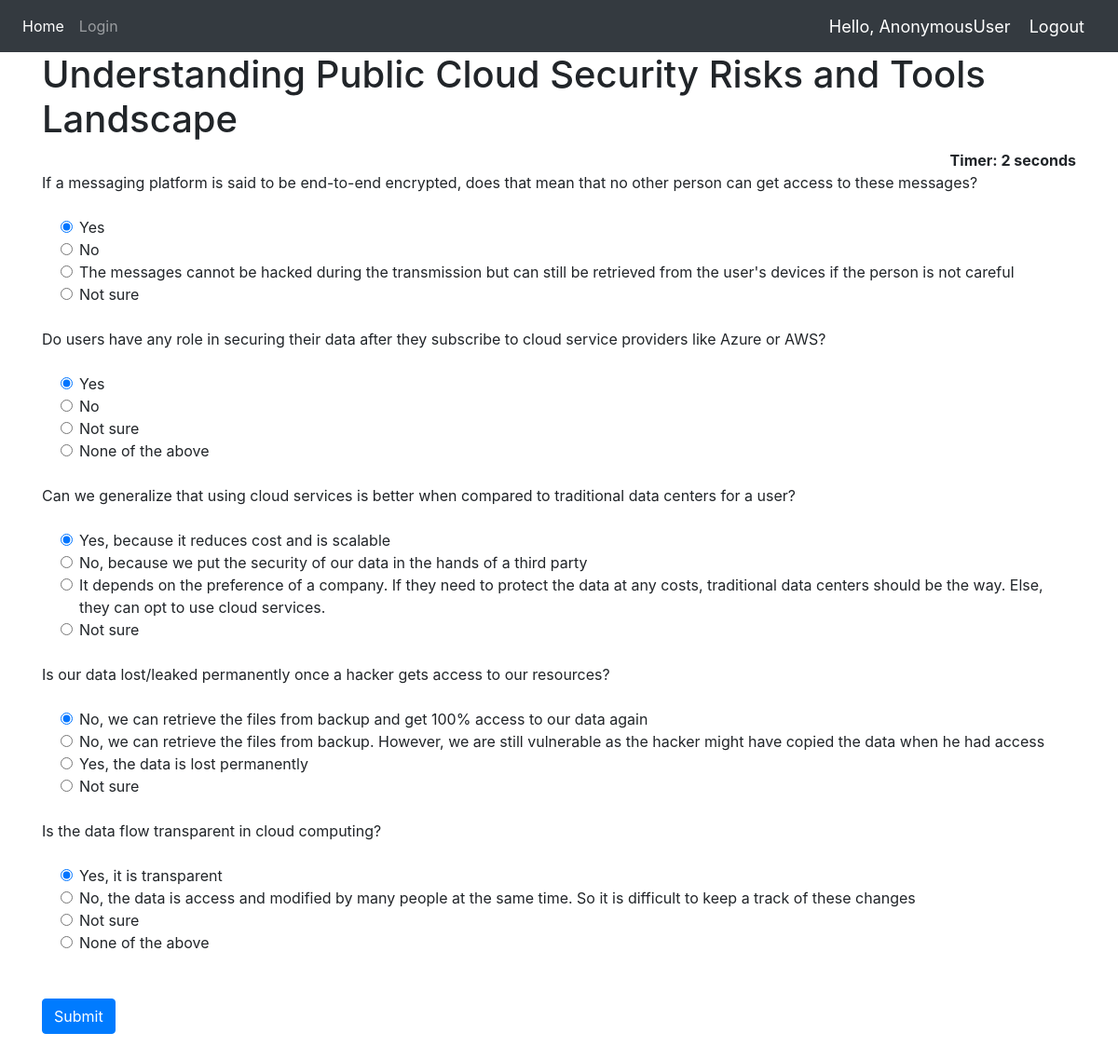
The app's page /quiz/ with its own data.
### Quiz/models.py (models this page shows, shortened)
class QuesModel(models.Model):
    question = models.CharField(max_length=200,null=True)
    op1 = models.CharField(max_length=200,null=True)
    op2 = models.CharField(max_length=200,null=True)
    op3 = models.CharField(max_length=200,null=True)
    op4 = models.CharField(max_length=200,null=True)
    ans = models.CharField(max_length=200,null=True)
    reference = models.URLField(max_length=200,null=True, blank=True)
    category = models.CharField(max_length=200,null=True)

### Quiz/views.py (the view)
# urls.py: path('quiz/',quizPage,name = 'quiz'),
def quizPage(request):
    if request.method == 'POST':
        questions=QuesModel.objects.all()
        score=0
        wrong=0
        correct=0
        total=0
        qn = 1
        dev = 0
        sec = 0
        secn = 0
        devn = 0
        references = []
        correctl = []
        for q in questions:
            total+=1
            if q.ans ==  request.POST.get(q.question):
                score+=10
                correct+=1
                correctl.append({'question_number':qn,'right':'Correct','ans':q.ans})
                if(q.category == 'Security'):
                  sec += 1
                else:
                  dev += 1
            else:
                wrong+=1
                correctl.append({'question_number':qn,'right':'Incorrect','ans':q.ans})
            references.append({'question_number':qn,'reference':q.reference})
            qn+=1
        percent = score/(total*10) *100
        secn = sec/total*360
        devn = dev/total*360
        result = ResultModel.objects.create(user = request.user, score = score)
        result.save()
        data = ResultModel.objects.all()
        context = {
            'score':score,
            'time': request.POST.get('timer'),
            'date': request.POST.get('date'),
            'correct':correct,
            'wrong':wrong,
            'percent':percent,
            'total':total,
            'references' : references,
            'correctl' : correctl,
            'sec' : sec,
            'dev' : dev,
            'secn' : secn,
            'devn' : devn,
            'data' : data
        }
        return render(request,'Quiz/result.html',context)
    else:
        questions=QuesModel.objects.all()
        context = {
            'questions':questions
        }
        return render(request,'Quiz/home.html',context)

### Quiz/templates/Quiz/home.html (shortened to what this page needs)
{% extends 'Quiz/dependencies.html' %}
{% block content %}
{% load static %}
<div class="container ">
<h1>Understanding Public Cloud Security Risks and Tools Landscape </h1>
<div align="right " id="displaytimer"><b>Timer: 0 seconds</b></div>
 <form method='post' action=''>
    {% for q  in questions%}
    <div class="form-group">
      <label for="question">{{q.question}}</label>
    </div>
    <div class="form-check">
        <div class="form-check">
            <input class="form-check-input" type="radio" name="{{q.question}}" id="gridRadios1" value="option1" checked>
            <label class="form-check-label" for="gridRadios1">
                {{q.op1}}
            </label>
        </div>
        <div class="form-check">
            <input class="form-check-input" type="radio" name="{{q.question}}" id="gridRadios2" value="option2">
            <label class="form-check-label" for="gridRadios2">
                {{q.op2}}
            </label>
        </div>
        <div class="form-check">
            <input class="form-check-input" type="radio" name="{{q.question}}" id="gridRadios1" value="option3">
            <label class="form-check-label" for="gridRadios1">
                {{q.op3}}
            </label>
        </div>
        <div class="form-check">
            <input class="form-check-input" type="radio" name="{{q.question}}" id="gridRadios2" value="option4">
            <label class="form-check-label" for="gridRadios2">
                {{q.op4}}
            </label>
        </div>
        <br>
    </div>
    {% endfor %}
    <br>
    <button type="submit" class="btn btn-primary">Submit</button>
  </form>
</div>
{% endblock %}

### records on screen
QuesModel: question "If a messaging platform is said to be end-to-end encrypted, does that mean that no other person can get access to these messages?", op1 "Yes", op2 "No", op3 "The messages cannot be hacked during the transmission but can still be retrieved from the user's devices if the person is not careful", op4 "Not sure"
QuesModel: question "Do users have any role in securing their data after they subscribe to cloud service providers like Azure or AWS?", op1 "Yes", op2 "No", op3 "Not sure", op4 "None of the above"
QuesModel: question "Can we generalize that using cloud services is better when compared to traditional data centers for a user?", op1 "Yes, because it reduces cost and is scalable", op2 "No, because we put the security of our data in the hands of a third party", op3 "It depends on the preference of a company. If they need to protect the data at any costs, traditional data centers should be the way. Else, they can opt to use cloud services.", op4 "Not sure"
QuesModel: question "Is our data lost/leaked permanently once a hacker gets access to our resources?", op1 "No, we can retrieve the files from backup and get 100% access to our data again", op2 "No, we can retrieve the files from backup. However, we are still vulnerable as the hacker might have copied the data when he had access", op3 "Yes, the data is lost permanently", op4 "Not sure"
QuesModel: question "Is the data flow transparent in cloud computing?", op1 "Yes, it is transparent", op2 "No, the data is access and modified by many people at the same time. So it is difficult to keep a track of these changes", op3 "Not sure", op4 "None of the above"

### other values on screen
{{ request.user }} "AnonymousUser"
